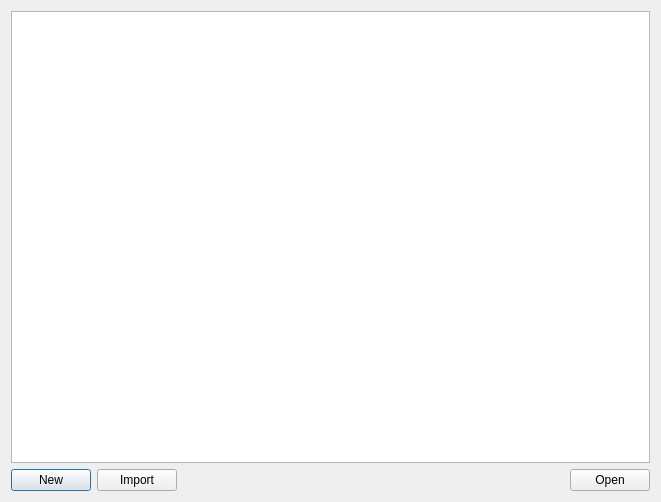
<?xml version="1.0" encoding="UTF-8"?>
<ui version="4.0">
 <class>ProjectBrowser</class>
 <widget class="QDialog" name="ProjectBrowser">
  <property name="geometry">
   <rect>
    <x>0</x>
    <y>0</y>
    <width>661</width>
    <height>502</height>
   </rect>
  </property>
  <property name="windowTitle">
   <string>Project Manager</string>
  </property>
  <layout class="QVBoxLayout" name="verticalLayout">
   <item>
    <widget class="QListView" name="listView">
     <property name="editTriggers">
      <set>QAbstractItemView::NoEditTriggers</set>
     </property>
     <property name="movement">
      <enum>QListView::Static</enum>
     </property>
     <property name="gridSize">
      <size>
       <width>64</width>
       <height>68</height>
      </size>
     </property>
    </widget>
   </item>
   <item>
    <layout class="QHBoxLayout" name="horizontalLayout">
     <item>
      <widget class="QPushButton" name="newButton">
       <property name="text">
        <string>New</string>
       </property>
      </widget>
     </item>
     <item>
      <widget class="QPushButton" name="importButton">
       <property name="text">
        <string>Import</string>
       </property>
      </widget>
     </item>
     <item>
      <spacer name="horizontalSpacer">
       <property name="orientation">
        <enum>Qt::Horizontal</enum>
       </property>
       <property name="sizeHint" stdset="0">
        <size>
         <width>40</width>
         <height>20</height>
        </size>
       </property>
      </spacer>
     </item>
     <item>
      <widget class="QPushButton" name="openButton">
       <property name="text">
        <string>Open</string>
       </property>
      </widget>
     </item>
    </layout>
   </item>
  </layout>
 </widget>
 <resources/>
 <connections/>
</ui>
